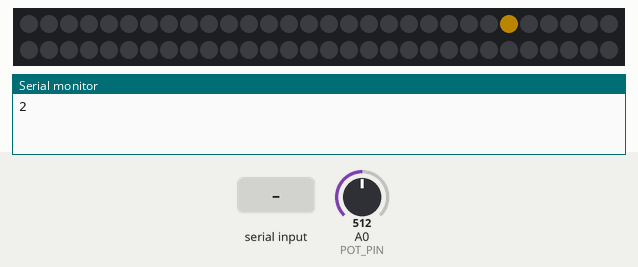
Simulated run of this sketch. Board: Arduino Uno, built with avr-gcc and run on an emulated ATmega328P. On the bench: 60 RGB LEDs in strip order, left to right, continuing on the next row, the last lines printed to the serial monitor. The test bench sets the inputs (shaded band); at power-on: A0 (POT_PIN) = 512. Dim RGB values are drawn brighter than linear.

Above: at 1.27 s.
1.3 s: "e" received over Serial
2.9 s: A0 (POT_PIN) set to 1009
At 6.67 s:
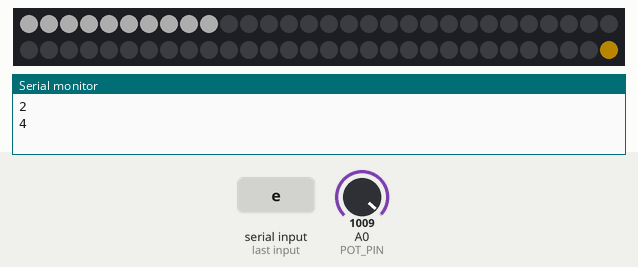
At 8.6 s:
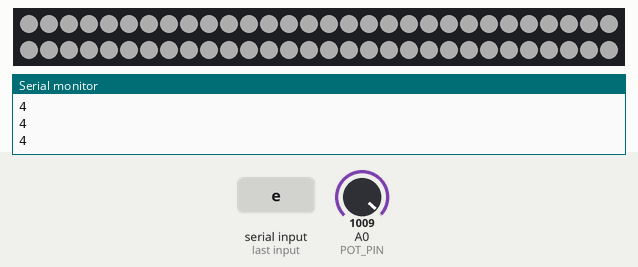
8.9 s: A0 (POT_PIN) set to 1023
At 8.97 s:
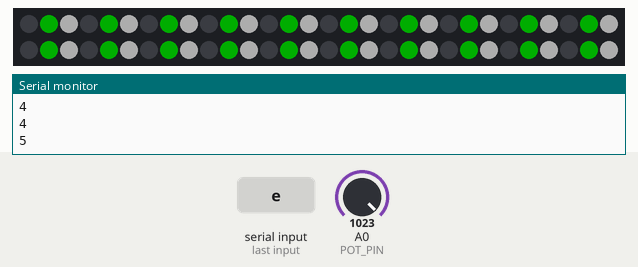
10.5 s: A0 (POT_PIN) set to 216
12.0 s: A0 (POT_PIN) set to 189
At 13.0 s:
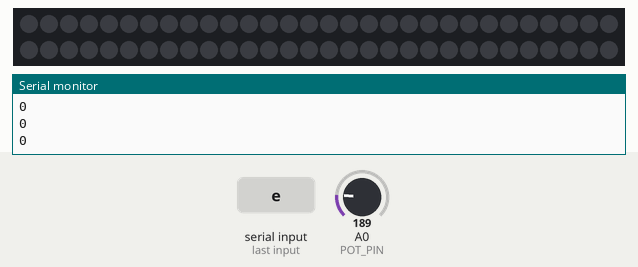

The sketch:

HeliosArduino.ino
```cpp
#include <Adafruit_NeoPixel.h>
#include <avr/power.h>

#define PIN 6
#define POT_PIN A0

// Parameter 1 = number of pixels in strip
// Parameter 2 = Arduino pin number (most are valid)
// Parameter 3 = pixel type flags, add together as needed:
//   NEO_KHZ800  800 KHz bitstream (most NeoPixel products w/WS2812 LEDs)
//   NEO_KHZ400  400 KHz (classic 'v1' (not v2) FLORA pixels, WS2811 drivers)
//   NEO_GRB     Pixels are wired for GRB bitstream (most NeoPixel products)
//   NEO_RGB     Pixels are wired for RGB bitstream (v1 FLORA pixels, not v2)
Adafruit_NeoPixel strip = Adafruit_NeoPixel(60, PIN, NEO_GRB + NEO_KHZ800);

// IMPORTANT: To reduce NeoPixel burnout risk, add 1000 uF capacitor across
// pixel power leads, add 300 - 500 Ohm resistor on first pixel's data input
// and minimize distance between Arduino and first pixel.  Avoid connecting
// on a live circuit...if you must, connect GND first.

int directionInput;
int modeValue;
int count;

uint32_t off      = strip.Color(0, 0, 0);
uint32_t chill    = strip.Color(70, 50, 0);
uint32_t work     = strip.Color(0, 70, 70);
uint32_t ambient  = strip.Color(50, 50, 50);
uint32_t romantic = strip.Color(70, 10, 0);
uint32_t party    = strip.Color(0, 50, 0);;

uint32_t mode[6] = {off, work, romantic, party, ambient, chill};

int previousPosition;
int currentPosition;

void setup() {
  pinMode(POT_PIN, INPUT); // initialize the pushbutton pin as an input

  strip.begin();
  strip.show(); // Initialize all pixels to 'off'
  Serial.begin(9600); // Listen for input (9600, 19200 or 115200)
}

void loop() {
  directionInput = Serial.read();
  modeValue = analogRead(POT_PIN);
  delay(5); // delay in between reads for stability
  modeValue = map(modeValue, 0, 1023, 0, 5);   // scale it to use it with the modes (value between 0 and 1023)

  Serial.println(modeValue);

  if (modeValue != 0) {
    counter();
    switch (modeValue) {
      case 1: // Chill
        chosenDirection(30);
      break;
      case 2: // Work
        chosenDirection(30);
      break;
      case 3: // Ambient
        chosenDirection(30);
      break;
      case 4: // Romantic
        chosenDirection(30);
      break;
      case 5: // Party
        partyMode(party, 50);
      break;
    }
  }
  else { // Off/reset
    //allDirections(off, 30);
    count = 0; // Reset counter

    // if our position has changed
    if(directionInput != currentPosition) {
      // take note of where we were
      previousPosition = currentPosition;
      // take note of where we are now
      currentPosition = directionInput;

      strip.setPixelColor(currentPosition, work);
      strip.show();

      // make the previous LED turn off
      strip.setPixelColor(previousPosition, off);
      strip.show();
      delay(10);
    }
  }
}

void counter() {
  if (count < 2) {
    count++;
    onebyOne();
  }
}

// Turn on the pixels one by one
void onebyOne() {
  for (int i = 1; i < strip.numPixels(); i++) {
    strip.setPixelColor((i-1), off);
    strip.setPixelColor(i, chill);
    delay(50);
    strip.show();
  }
}

// Fill the dots one after the other with a color
void allDirections(uint32_t c, uint8_t wait) {
  for (uint16_t i = 0; i < 10; i++) {
      strip.setPixelColor(i, c);
      strip.show();
      delay(wait);
  }
}

void chosenDirection(uint8_t wait) {
  switch (directionInput) {
    case 97: // Right
      for (uint16_t i = 18; i < 27; i++) {
        strip.setPixelColor(i, mode[modeValue]);
        strip.show();
        delay(wait);
      }
    break;
    case 98: // Left
      for (uint16_t i = 4; i < 13; i++) {
        strip.setPixelColor(i, mode[modeValue]);
        strip.show();
        delay(wait);
      }
    break;
    case 99: // Up
      for (uint16_t i = 14; i < 18; i++) {
        strip.setPixelColor(i, mode[modeValue]);
        strip.show();
        delay(wait);
      }
    break;
    case 100: // Down
      for (uint16_t i = 0; i < 4; i++) {
        strip.setPixelColor(i, mode[modeValue]);
        strip.show();
        delay(wait);
        for (uint16_t i = 28; i < 32; i++) {
          strip.setPixelColor(i, mode[modeValue]);
          strip.show();
          delay(wait);
        }
      }
    break;
    case 101: // Clockwise: All directions
      for (uint16_t i = 0; i < strip.numPixels(); i++) {
        strip.setPixelColor(i, mode[modeValue]);
        strip.show();
        delay(wait);
      }
    break;
  }
}

//Theatre-style crawling lights.
void partyMode(uint32_t c, uint8_t wait) {
  for (int j = 0; j < 10; j++) {  //do 10 cycles of chasing
    for (int q = 0; q < 3; q++) {
      for (int i = 0; i < strip.numPixels(); i = i + 3) {
        strip.setPixelColor(i + q, c);    //turn every third pixel on
      }
      strip.show();

      delay(wait);

      for (int i = 0; i < strip.numPixels(); i = i + 3) {
        strip.setPixelColor(i+q, 0);        //turn every third pixel off
      }
    }
  }
}

// Input a value 0 to 255 to get a color value.
// The colours are a transition r - g - b - back to r.
uint32_t Wheel(byte WheelPos) {
  WheelPos = 255 - WheelPos;
  if(WheelPos < 85) {
   return strip.Color(255 - WheelPos * 3, 0, WheelPos * 3);
  }
  else if(WheelPos < 170) {
    WheelPos -= 85;
   return strip.Color(0, WheelPos * 3, 255 - WheelPos * 3);
  }
  else {
   WheelPos -= 170;
   return strip.Color(WheelPos * 3, 255 - WheelPos * 3, 0);
  }
}
```

Measured:
- the behaviour switches between 1022 and 1023 on A0 (POT_PIN) (found by bisection; images 2 and 3)
- the behaviour switches between 205 and 204 on A0 (POT_PIN) (found by bisection; images 3 and 4)
- after the input at 2.9 s, the LEDs: first differ from a run without the input after 3.6 s (image 1)
- after the input at 8.9 s, the LEDs: first change at once (image 3 shows a later state)
- after the input at 12.0 s, the LEDs: change at once (image 4)
